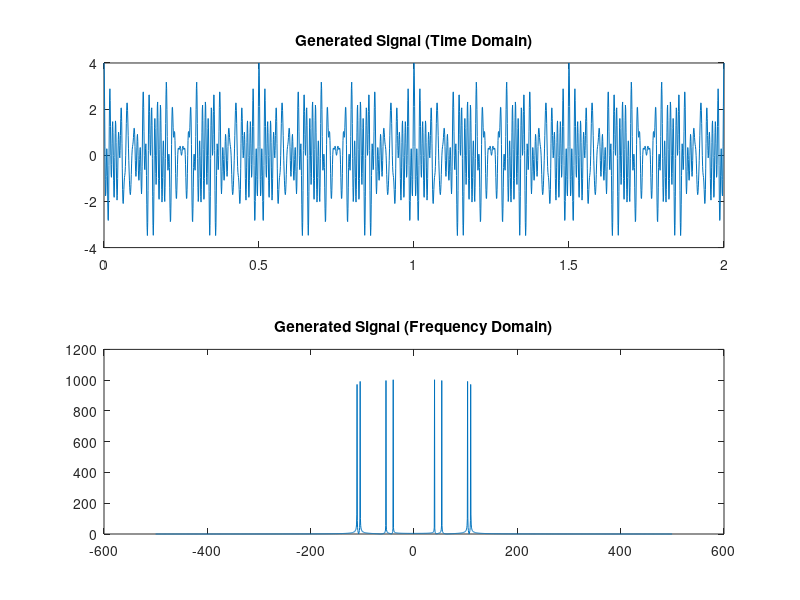
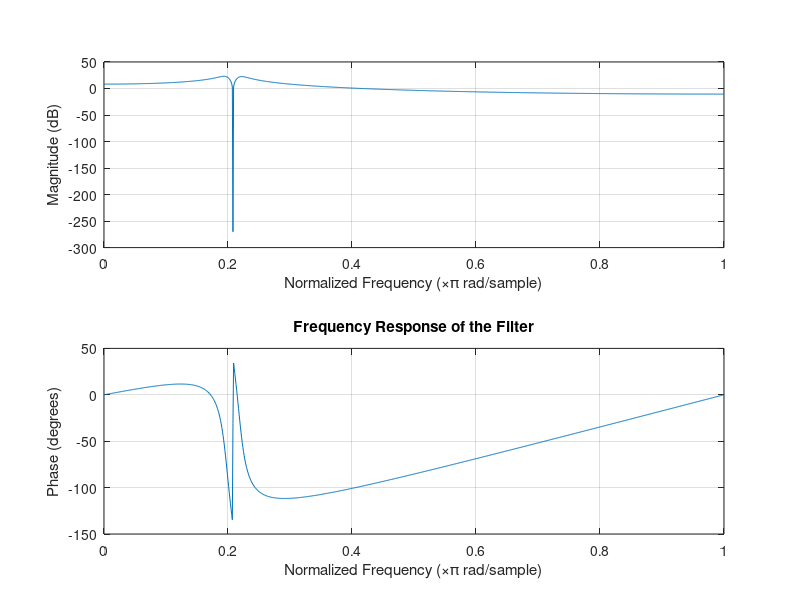
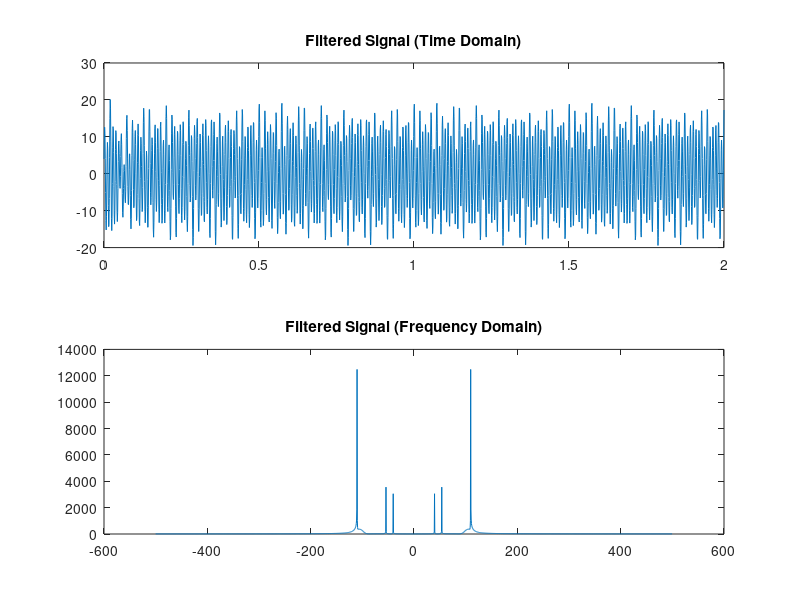

Write the MATLAB code that produced these figures, in order.
clear all;
close all;
clc;

% Frequency components
f1 = 20 * (1 + 1);
f2 = 13 * (6 + 2);
f3 = 18 * (0 + 3);
f4 = 10 * abs(1 + 6 - 0 + 4);

% Time vector
fs = 1000; % Sampling frequency
t = 0:1/fs:2; % 2 seconds duration
N = length(t);
freq = -(fs/2): fs/N: (fs/2)-(fs/N);

% Generate signal with four frequency components
signal = cos(2*pi*f1*t) + cos(2*pi*f2*t) + cos(2*pi*f3*t) + cos(2*pi*f4*t);

% Design a digital notch filter to remove the chosen frequency component
Fs = fs;
Ts1 = 1/Fs;
bw = 10;

% Zero-calculation
Fr = f2;
theta1 = 2*pi*(Fr/Fs);
z = exp(1j*theta1);
zp = exp(-1j*theta1);

% Pole-calculation
Fp1 = f2 - 5;
Fp2 = f2 + 5;
thetap1 = 2*pi*(Fp1/Fs);
thetap2 = 2*pi*(Fp2/Fs);
r = 1-(bw/Fs)*pi;
p1 = r*exp(1j*thetap1);
p1p = r*exp(-1j*thetap1);
p2 = r*exp(1j*thetap2);
p2p = r*exp(-1j*thetap2);
num = poly([z,zp]);
den = poly([p1, p1p, p2, p2p]);
[h, f] = freqz(num, den, 256, Fs);

% Apply the filter to the signal
filtered_signal = filter(num, den, signal);

% Plotting
% Time domain and Frequency domain plots of generated signal
figure(1);
subplot(2,1,1);
plot(t, signal);
title('Generated Signal (Time Domain)');

subplot(2,1,2);
plot(freq, abs(fftshift(fft(signal))));
title('Generated Signal (Frequency Domain)');

% Impulse response and frequency response of the designed filter
figure(2);
subplot(2,1,1);
impz(num, den);
title('Impulse Response of the Filter');

subplot(2,1,2);
freqz(num, den, fs);
title('Frequency Response of the Filter');

% Time domain and Frequency domain plots of the filtered signal
figure(3);
subplot(2,1,1);
plot(t, filtered_signal);
title('Filtered Signal (Time Domain)');

subplot(2,1,2);
plot(freq, abs(fftshift(fft(filtered_signal))));
title('Filtered Signal (Frequency Domain)');